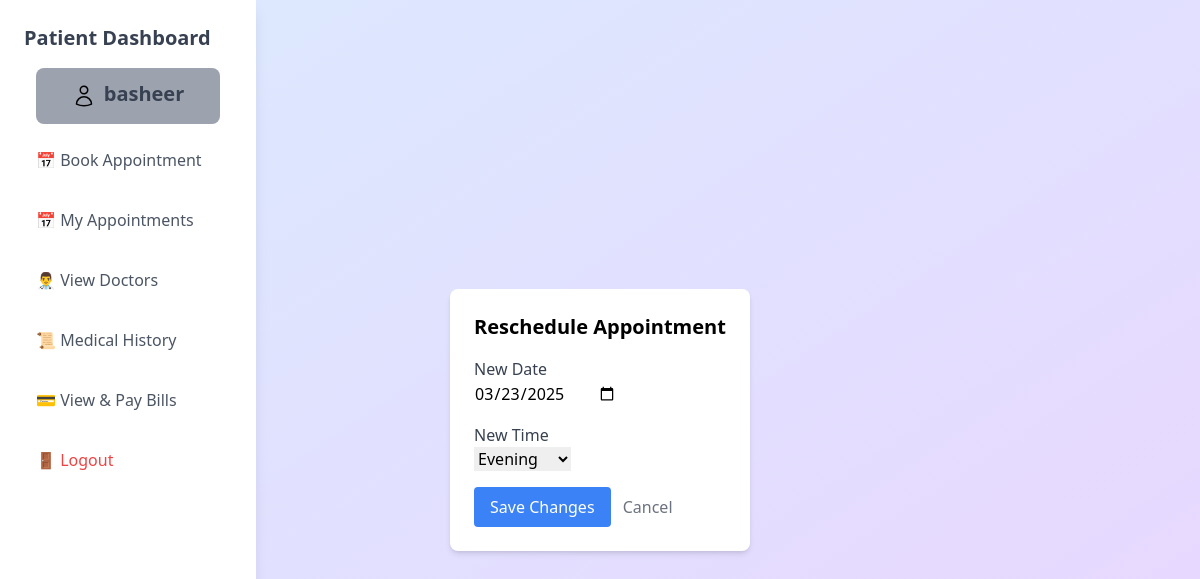
/appointment/reschedule/7/ (signed in), run on the app's committed database.
### core/models.py (models this page shows, shortened)
class User(AbstractUser):
    Role_Choices = [
        ('patient', 'Patient'),
        ('doctor', 'Doctor'),
    ]
    role = models.CharField(max_length=10,choices=Role_Choices, default='')
    groups = models.ManyToManyField(
        "auth.Group",
        related_name="core_users",  # Unique related_name
        blank=True
    )
    user_permissions = models.ManyToManyField(
        "auth.Permission",
        related_name="core_users_permissions",  # Unique related_name
        blank=True
    )

class Appointment(models.Model):
    slot_choices = [
        ('Morning','Morning'),
        ('Afternoon','Afternoon'),
        ('Evening','Evening')
    ]
    Appointment_status = [
        ("Scheduled",'Scheduled'),
        ("Completed","Completed"),
        ("Cancelled","Cancelled"),
    ]
    patient = models.ForeignKey(Patient, on_delete=models.CASCADE)
    doctor = models.ForeignKey(Doctor, on_delete=models.CASCADE)
    appointmentdate = models.DateField()
    slot = models.CharField(max_length=20, choices=slot_choices)
    status = models.CharField(max_length=20, choices= Appointment_status, default="Scheduled")
    notes = models.TextField(blank=True,null=True)
    bill = models.BooleanField(default=False)
    class Meta:
         unique_together = ('doctor', 'appointmentdate', 'slot')

### core/views.py (the view)
# urls.py: path('appointment/reschedule/<int:appointment_id>/',rescheduleappointment, name='reschedule_appointment'),
@login_required
def rescheduleappointment(request, appointment_id):
    patient = Patient.objects.get(user=request.user)
    appointment = get_object_or_404(Appointment,id=appointment_id, patient=patient)
    if request.method == 'POST':
        form = RescheduleAppointmentform(request.POST, instance=appointment)
        if form.is_valid():
            new_date = form.cleaned_data['appointmentdate']
            new_time = form.cleaned_data['slot']
            conflict = Appointment.objects.filter(
                doctor=appointment.doctor.id,
                appointmentdate=new_date,
                slot=new_time
            ).exclude(id=appointment.id).exists()
            if conflict:
                messages.error(request, "This time slot is already booked. Please choose another.")
            else:
                form.save()
                messages.success(request, "Appointment rescheduled successfully.")
                return redirect('myappointments')
    else:
        form = RescheduleAppointmentform(instance=appointment)
    return render(request, 'core/appointments/rescheduleappointment.html',{'form':form})

### core/forms.py
class RescheduleAppointmentform(forms.ModelForm):
    class Meta:
        model = Appointment
        fields = ['appointmentdate' , 'slot']
        widgets = {
            'appointmentdate': forms.DateInput(attrs={'type': 'date', 'class': 'form-control'}),
        }

### core/templates/core/appointments/rescheduleappointment.html (shortened to what this page needs)
{% extends "core/base.html" %}
{% block content %}
{% include "core/patientsidebar.html" %}
<div class="max-w-lg mx-auto mt-10 bg-white p-6 rounded-lg shadow-md">
    <h2 class="text-xl font-semibold mb-4">Reschedule Appointment</h2>
    <form method="POST">
        <div class="mb-4">
            <label class="block text-gray-700">New Date</label>
            {{ form.appointmentdate }}
        </div>
        <div class="mb-4">
            <label class="block text-gray-700">New Time</label>
            {{ form.slot }}
        </div>
        <button type="submit" class="bg-blue-500 text-white px-4 py-2 rounded">Save Changes</button>
        <a href="{% url 'myappointments' %}" class="ml-2 text-gray-500">Cancel</a>
    </form>
</div>
{% endblock %}

### core/templates/core/patientsidebar.html (shortened to what this page needs)
<aside class="w-64 bg-white shadow-lg p-6 fixed inset-y-0 left-0 hidden md:block">
    <h2 class="text-xl font-semibold text-gray-700 mb-4">Patient Dashboard</h2>
    <div class="flex flex-row gap-2 bg-gray-400 rounded-lg items-center justify-center m-3"  >
        <h3 class="text-xl pt-3 font-semibold text-gray-700 mb-4">{{user.username}}</h3>
    </div>
    <nav>
        <ul class="space-y-3">
            <li>
                <a href="{% url 'book_appoinment' %}" class="flex items-center p-3 text-gray-600 hover:bg-gray-200 rounded-lg transition-all">
                    📅 Book Appointment
                </a>
            </li>
            <li>
                <a href="{% url 'myappointments' %}" class="flex items-center p-3 text-gray-600 hover:bg-gray-200 rounded-lg transition-all">
                    📅 My Appointments
                </a>
            </li>
            <li>
                <a href="{% url 'doctorslist'%}" class="flex items-center p-3 text-gray-600 hover:bg-gray-200 rounded-lg transition-all">
                    👨‍⚕️ View Doctors
                </a>
            </li>
            <li>
                <a href="{%url 'patientmedicalhistory'  %}" class="flex items-center p-3 text-gray-600 hover:bg-gray-200 rounded-lg transition-all">
                    📜 Medical History
                </a>
            </li>
            <li>
                <a href="{% url 'patientbills'  %}" class="flex items-center p-3 text-gray-600 hover:bg-gray-200 rounded-lg transition-all">
                    💳 View & Pay Bills
                </a>
            </li>
            <li>
                <a href="{% url 'logout'  %}" class="flex items-center p-3 text-red-500 hover:bg-red-100 rounded-lg transition-all">
                    🚪 Logout
                </a>
            </li>
        </ul>
    </nav>
</aside>

### data on the page
User: username "basheer"
Appointment: appointmentdate "03/23/2025", slot "Evening"
